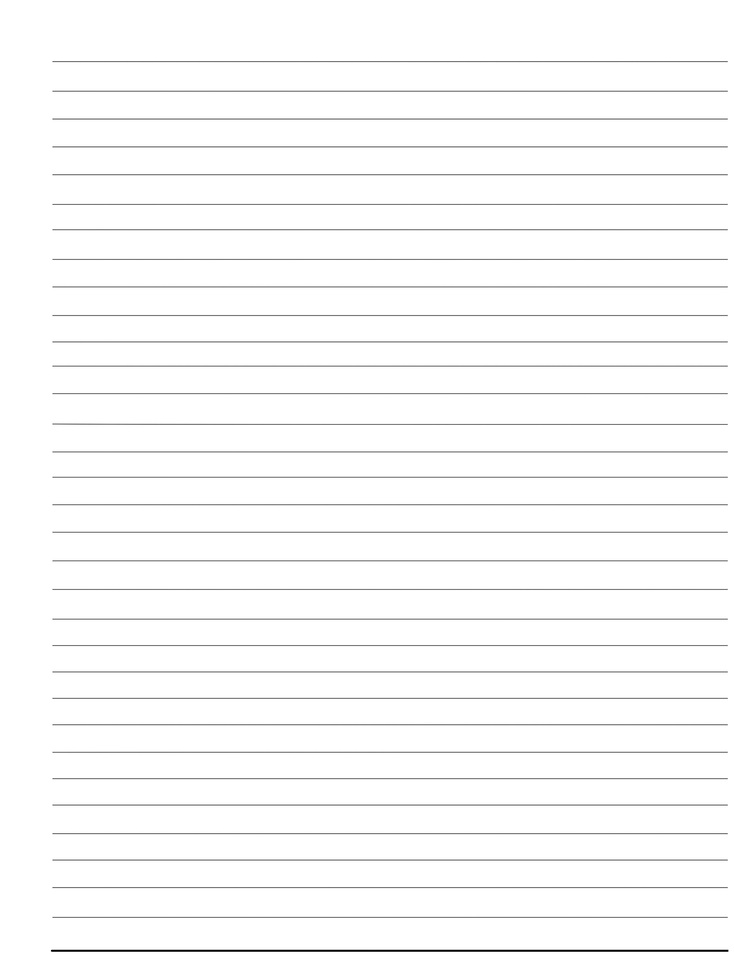
#> input picture extra/背景/A4本子.jpg, 734 x 962 px, shrunk from 4000 x 5245 before the run
$ python -i imageHandler.py   (imports and definitions only)
#> lines starting #> are read from the running program, lines starting #| are printed output that depends on the picture
#> further down, picture is the input picture: PIL image 734x962 RGB; min 0, max 255, mean 249.5
"""处理图片"""
from numpy import asarray
from PIL import Image, ImageFilter
from cv2 import medianBlur, cvtColor, COLOR_RGB2BGR, COLOR_BGR2RGB


def gaussian_blur(image: Image.Image, radius: float) -> Image.Image:
    """图片高斯模糊"""
    # 应用高斯模糊滤波器
    gauss_image = image.filter(ImageFilter.GaussianBlur(radius))
    return gauss_image


def beautify(image_pil: Image) -> Image.Image:
    """美化图片"""
    # pil转cv2格式
    img_bgr = cvtColor(asarray(image_pil), COLOR_RGB2BGR)

    # 抗锯齿
    img_bgr = medianBlur(img_bgr, 3)
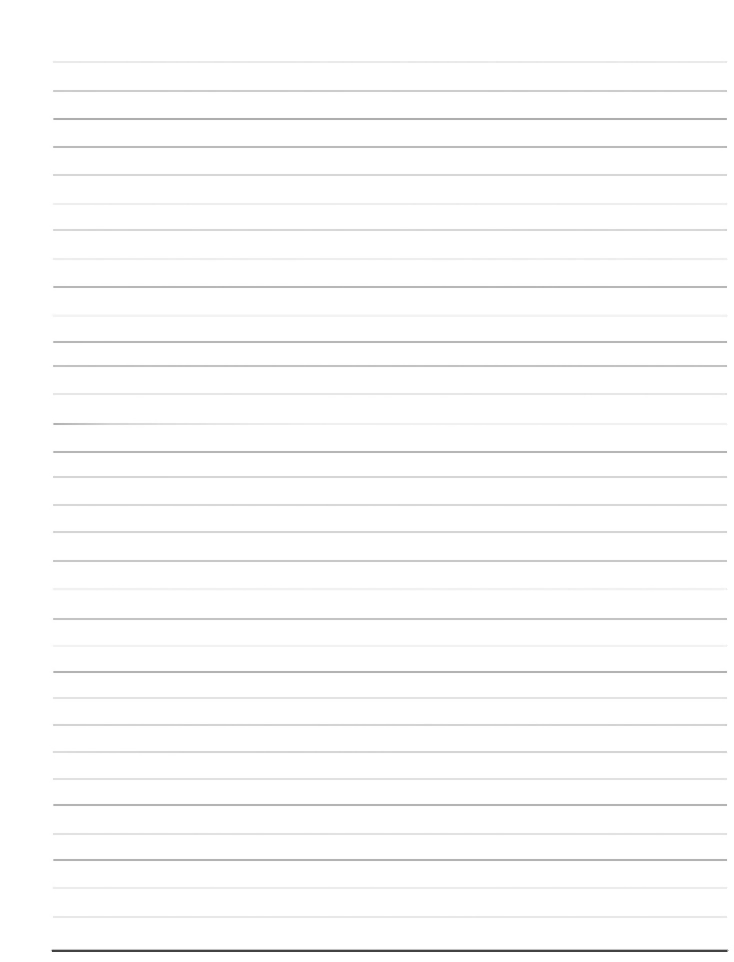
#> img_bgr: shape (962, 734, 3); min 65, max 255, mean 251.8

    # cv2转pil格式
    image_pil = Image.fromarray(cvtColor(img_bgr, COLOR_BGR2RGB))

    # 添加滤镜
    image_pil = image_pil.filter(ImageFilter.SHARPEN)  # 锐化滤镜
    image_pil = image_pil.filter(ImageFilter.SMOOTH)  # 平滑滤镜

    return image_pil

>>> from PIL import Image
>>> picture = Image.open('extra/背景/A4本子.jpg')
>>> result = beautify(picture)

$ run again, on extra/背景/红作文格子.jpg
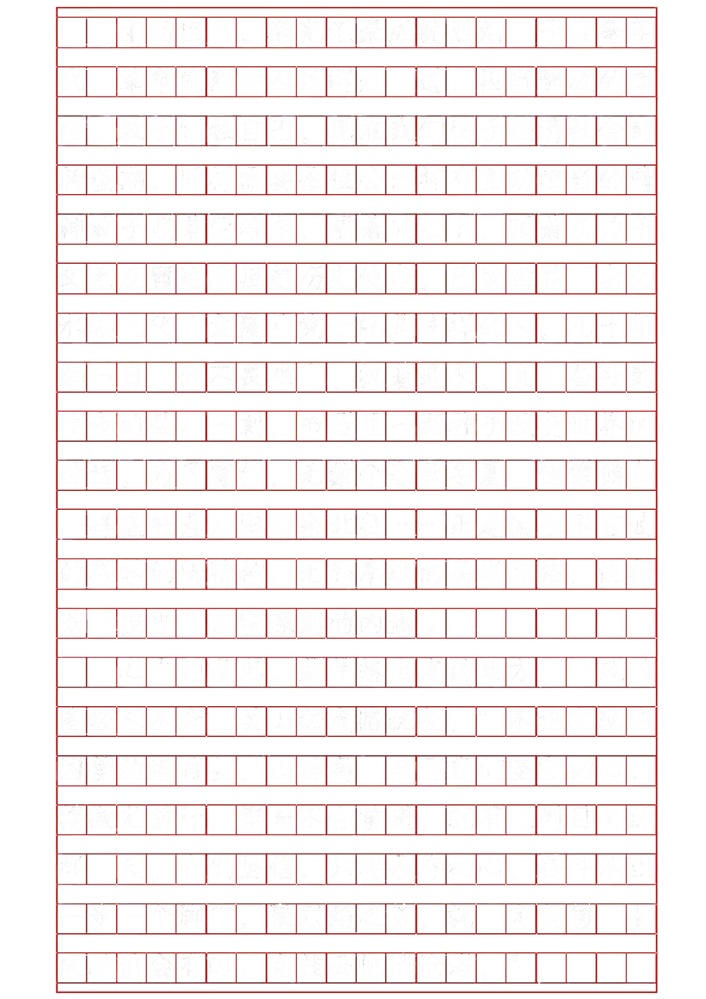
#> input picture extra/背景/红作文格子.jpg, 706 x 999 px, shrunk from 4200 x 5940 before the run
#> picture is the input picture: PIL image 706x999 RGB; mean R, G, B 245.7, 239.1, 239
#> in beautify, `img_bgr = medianBlur(img_bgr, 3)`:
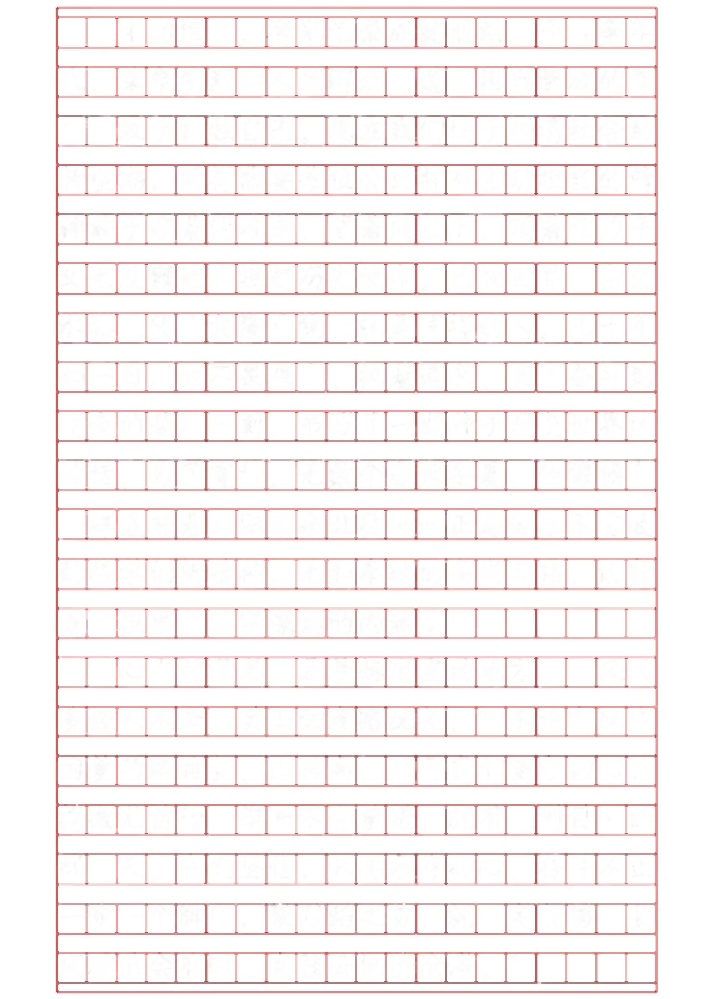
#> img_bgr: shape (999, 706, 3); mean B, G, R 242.6, 242.7, 249
